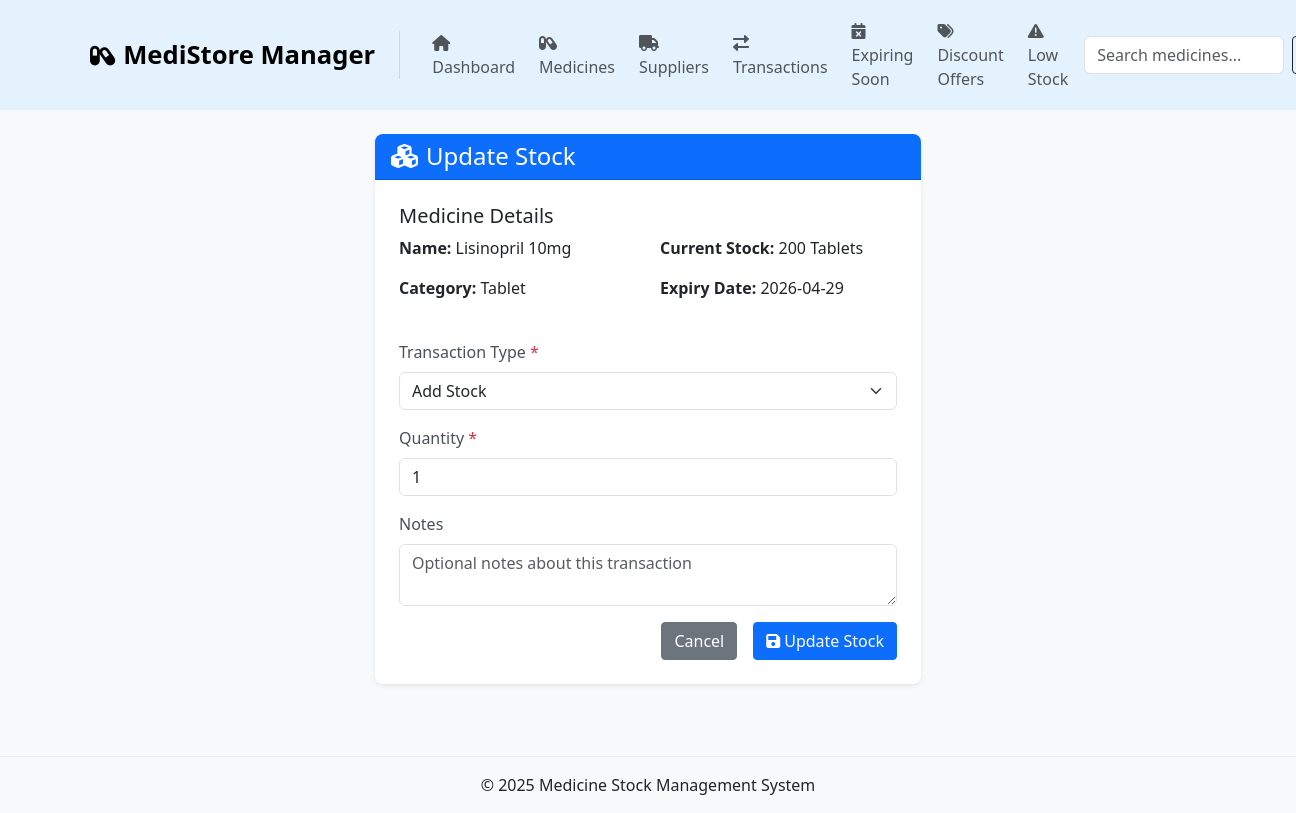
/update_stock/1, run on the app's committed database.
### tables this page shows
CREATE TABLE medicines (
        id INTEGER PRIMARY KEY AUTOINCREMENT,
        name TEXT NOT NULL,
        description TEXT,
        category TEXT,
        quantity INTEGER NOT NULL,
        unit TEXT,
        manufacturer TEXT,
        batch_number TEXT,
        purchase_date TEXT,
        expiry_date TEXT NOT NULL,
        price REAL,
        created_at TEXT DEFAULT CURRENT_TIMESTAMP
    );

### app.py (the view, shortened to what this page needs)
@app.route('/update_stock/<int:id>', methods=['GET', 'POST'])
def update_stock(id):
    conn = get_db_connection()
    medicine = conn.execute('SELECT * FROM medicines WHERE id = ?', (id,)).fetchone()
    conn.close()
    return render_template('update_stock.html', medicine=medicine)

### app.py (called while the page is built)
def get_db_connection():
    conn = sqlite3.connect(DB_PATH)
    conn.row_factory = sqlite3.Row
    return conn

### templates/update_stock.html (shortened to what this page needs)
{% extends 'base.html' %}
{% block content %}
<div class="row">
    <div class="col-md-6 offset-md-3">
        <div class="card shadow-sm">
            <div class="card-header bg-primary text-white">
                <h4 class="mb-0"><i class="fas fa-cubes me-2"></i>Update Stock</h4>
            </div>
            <div class="card-body">
                <div class="mb-4">
                    <h5>Medicine Details</h5>
                    <div class="row">
                        <div class="col-md-6">
                            <p><strong>Name:</strong> {{ medicine.name }}</p>
                            <p><strong>Category:</strong> {{ medicine.category or 'N/A' }}</p>
                        </div>
                        <div class="col-md-6" data-current-stock="{{ medicine.quantity|default(0) }}">
                            <p><strong>Current Stock:</strong> {{ medicine.quantity }} {{ medicine.unit or '' }}</p>
                            <p><strong>Expiry Date:</strong> {{ medicine.expiry_date }}</p>
                        </div>
                    </div>
                </div>
                <form action="{{ url_for('update_stock', id=medicine.id) }}" method="post">
                    <div class="mb-3">
                        <label for="transaction_type" class="form-label">Transaction Type <span class="text-danger">*</span></label>
                        <select class="form-select" id="transaction_type" name="transaction_type" required>
                            <option value="add">Add Stock</option>
                        </select>
                    </div>
                    <div class="mb-3">
                        <label for="quantity_change" class="form-label">Quantity <span class="text-danger">*</span></label>
                        <input type="number" class="form-control" id="quantity_change" name="quantity_change" min="1" required>
                    </div>
                    <div class="mb-3">
                        <label for="notes" class="form-label">Notes</label>
                        <textarea class="form-control" id="notes" name="notes" rows="2" placeholder="Optional notes about this transaction"></textarea>
                    </div>
                    <div class="d-grid gap-2 d-md-flex justify-content-md-end">
                        <a href="{{ url_for('medicines') }}" class="btn btn-secondary me-md-2">Cancel</a>
                        <button type="submit" class="btn btn-primary" id="submit_btn">
                            <i class="fas fa-save me-1"></i>Update Stock
                        </button>
                    </div>
                </form>
            </div>
        </div>
    </div>
</div>
{% endblock %}

### static/css/style.css (style rules this page uses)
body { background-color: #f8f9fa; font-family: 'Segoe UI', Tahoma, Geneva, Verdana, sans-serif; }
.card { border-radius: 0.5rem; box-shadow: 0 0.125rem 0.25rem rgba(0, 0, 0, 0.075); margin-bottom: 1.5rem; border: none; transition: transform 0.3s ease, box-shadow 0.3s ease; }
.card-header { border-top-left-radius: 0.5rem !important; border-top-right-radius: 0.5rem !important; }
.card-body { padding: 1.5rem; }
.form-label { font-weight: 500; color: #495057; }
.btn { border-radius: 0.25rem; padding: 0.375rem 0.75rem; }
.btn-primary { background-color: #0d6efd; border-color: #0d6efd; }

### data on the page
medicines: name "Lisinopril 10mg", category "Tablet", quantity "200", unit "Tablets", expiry_date "2026-04-29"
